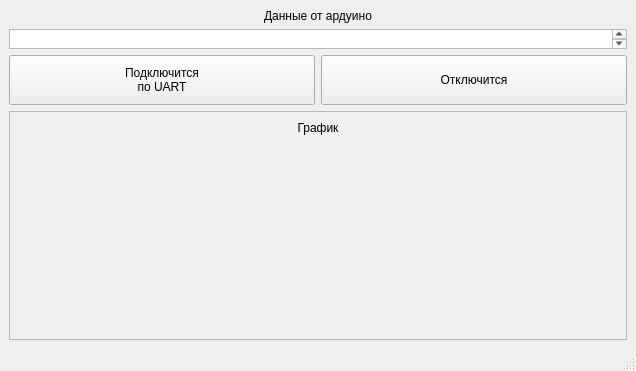
<?xml version="1.0" encoding="UTF-8"?>
<ui version="4.0">
 <class>MainWindow</class>
 <widget class="QMainWindow" name="MainWindow">
  <property name="geometry">
   <rect>
    <x>0</x>
    <y>0</y>
    <width>636</width>
    <height>371</height>
   </rect>
  </property>
  <property name="windowTitle">
   <string>MainWindow</string>
  </property>
  <widget class="QWidget" name="centralwidget">
   <layout class="QGridLayout" name="gridLayout">
    <item row="3" column="1">
     <widget class="QPushButton" name="btnOff">
      <property name="minimumSize">
       <size>
        <width>0</width>
        <height>50</height>
       </size>
      </property>
      <property name="text">
       <string>Отключится</string>
      </property>
     </widget>
    </item>
    <item row="1" column="0" colspan="2">
     <widget class="QLabel" name="lbTitle">
      <property name="text">
       <string>Данные от ардуино</string>
      </property>
      <property name="alignment">
       <set>Qt::AlignCenter</set>
      </property>
     </widget>
    </item>
    <item row="3" column="0">
     <widget class="QPushButton" name="btnOn">
      <property name="minimumSize">
       <size>
        <width>0</width>
        <height>50</height>
       </size>
      </property>
      <property name="text">
       <string>Подключится
по UART</string>
      </property>
     </widget>
    </item>
    <item row="2" column="0" colspan="2">
     <widget class="QTextEdit" name="txtReadSerial">
      <property name="enabled">
       <bool>true</bool>
      </property>
      <property name="sizePolicy">
       <sizepolicy hsizetype="Expanding" vsizetype="Fixed">
        <horstretch>0</horstretch>
        <verstretch>0</verstretch>
       </sizepolicy>
      </property>
      <property name="minimumSize">
       <size>
        <width>0</width>
        <height>20</height>
       </size>
      </property>
      <property name="maximumSize">
       <size>
        <width>16777215</width>
        <height>20</height>
       </size>
      </property>
      <property name="baseSize">
       <size>
        <width>0</width>
        <height>0</height>
       </size>
      </property>
      <property name="readOnly">
       <bool>true</bool>
      </property>
     </widget>
    </item>
    <item row="4" column="0" colspan="2">
     <widget class="QFrame" name="frCustomPlot">
      <property name="sizePolicy">
       <sizepolicy hsizetype="Expanding" vsizetype="Expanding">
        <horstretch>0</horstretch>
        <verstretch>0</verstretch>
       </sizepolicy>
      </property>
      <property name="frameShape">
       <enum>QFrame::StyledPanel</enum>
      </property>
      <property name="frameShadow">
       <enum>QFrame::Raised</enum>
      </property>
      <layout class="QVBoxLayout" name="verticalLayout">
       <item>
        <widget class="QLabel" name="lbTitleCustomPlot">
         <property name="sizePolicy">
          <sizepolicy hsizetype="Minimum" vsizetype="Minimum">
           <horstretch>0</horstretch>
           <verstretch>0</verstretch>
          </sizepolicy>
         </property>
         <property name="text">
          <string>График</string>
         </property>
         <property name="alignment">
          <set>Qt::AlignHCenter|Qt::AlignTop</set>
         </property>
        </widget>
       </item>
       <item>
        <widget class="QCustomPlot" name="customPlot" native="true">
         <property name="sizePolicy">
          <sizepolicy hsizetype="Expanding" vsizetype="Expanding">
           <horstretch>0</horstretch>
           <verstretch>0</verstretch>
          </sizepolicy>
         </property>
        </widget>
       </item>
      </layout>
     </widget>
    </item>
   </layout>
  </widget>
  <widget class="QMenuBar" name="menubar">
   <property name="geometry">
    <rect>
     <x>0</x>
     <y>0</y>
     <width>636</width>
     <height>22</height>
    </rect>
   </property>
  </widget>
  <widget class="QStatusBar" name="statusbar"/>
 </widget>
 <customwidgets>
  <customwidget>
   <class>QCustomPlot</class>
   <extends>QWidget</extends>
   <header>C:\cpp\eighth\serialport\qcustomplot.h</header>
   <container>1</container>
  </customwidget>
 </customwidgets>
 <resources/>
 <connections/>
</ui>
